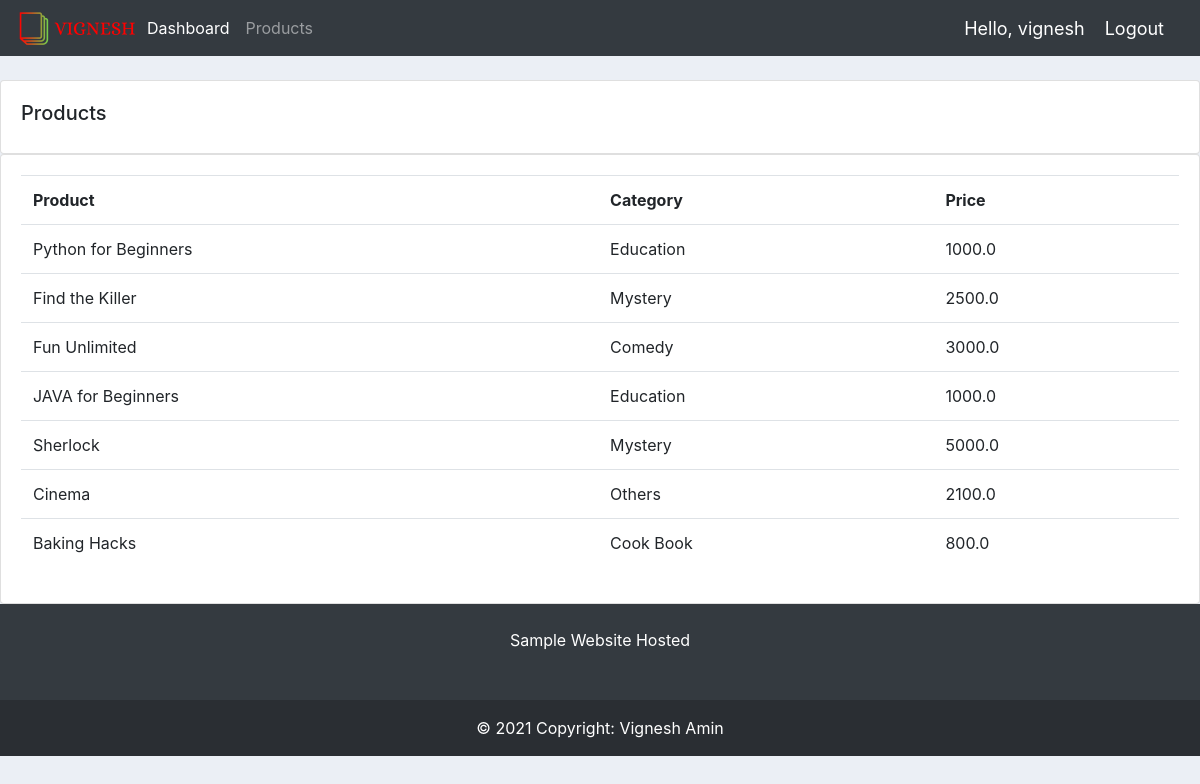
Screenshot of /products/ (signed in) with the database file from the repository.
### library/models.py (models this page shows, shortened)
class Product(models.Model):
    CATEGORY = (
        ('Romantic','Romantic'),
        ('Horror','Horror'),
        ('Comedy','Comedy'),
        ('Comic','Comic'),
        ('Education', 'Education'),
        ('Mystery','Mystery'),
        ('Fantasy','Fantasy'),
        ('Historical Fiction','Historical Fiction'),
        ('Science Fiction','Science Fiction'),
        ('Autobiography','Autobiography'),
        ('Cook Book','Cook Book'),
        ('Others','Others'),
    )
    name = models.CharField(max_length=200, null=True)
    price = models.FloatField(null=True)
    category = models.CharField(max_length=200, null=True, choices=CATEGORY)
    description = models.CharField(max_length=200, null=True, blank=True)
    date_created = models.DateTimeField(auto_now_add=True, null=True)
    tags = models.ManyToManyField(Tag)

### library/decorators.py (the view)
        def wrapper_func(request, *args, **kwargs):
            group = None
            if request.user.groups.exists():
                group = request.user.groups.all()[0].name
            if group in allowed_roles:
                return view_func(request, *args, **kwargs)
            else:
                return HttpResponse('You are not authorized to view this page')

### library/views.py (called while the page is built)
@login_required(login_url='login')
@allowed_users(allowed_roles=['admin'])
def products(request):
    products = Product.objects.all()
    return render(request, 'library/products.html', {'products':products})

### library/templates/library/products.html
{% extends 'library/main.html' %}
{% block content %}
		<br>
		<div class="row">
			<div class="col-md">
				<div class="card card-body">
					<h5>Products</h5>
				</div>
				<div class="card card-body">
					<table class="table">
						<tr>
							<th>Product</th>
							<th>Category</th>
							<th>Price</th>
						</tr>
						{% for i in products %}
							<tr>
								<td>{{ i.name }}</td>
								<td>{{ i.category }}</td>
								<td>{{ i.price }}</td>
							</tr>
						{% endfor %}
					</table>
				</div>
			</div>
		</div>
{% endblock %}

### library/templates/library/navbar.html (shortened to what this page needs)
{% load static %}
<nav class="navbar navbar-expand-lg navbar-dark bg-dark">
  <img src="{% static 'images/logo.png' %}">
  <div class="collapse navbar-collapse" id="navbarNav">
    <ul class="navbar-nav">
      {% if request.user.is_staff %}
      <li class="nav-item active">
        <a class="nav-link" href="{% url 'home' %}">Dashboard</a>
      </li>
      <li class="nav-item">
        <a class="nav-link" href="{% url 'products' %}">Products</a>
      </li>
      {% endif %}
    </ul>
  </div>
  <span class="hello-msg">Hello, {{ request.user }}</span>
  <span><a class="hello-msg" href="{% url 'logout' %}">Logout</a> </span>
</nav>

### static/css/main.css (style rules this page uses)
body { background-color: #ebeff5; }

### static/css/nav.css (style rules this page uses)
.hello-msg { font-size:18px; color: #fff; margin-right: 20px; }

### rows the page displays
Product: name "Python for Beginners", category "Education", price "1000.0"
Product: name "Find the Killer", category "Mystery", price "2500.0"
Product: name "Fun Unlimited", category "Comedy", price "3000.0"
Product: name "JAVA for Beginners", category "Education", price "1000.0"
Product: name "Sherlock", category "Mystery", price "5000.0"
Product: name "Cinema", category "Others", price "2100.0"
Product: name "Baking Hacks", category "Cook Book", price "800.0"

### other values shown
{{ request.user }} "vignesh"
